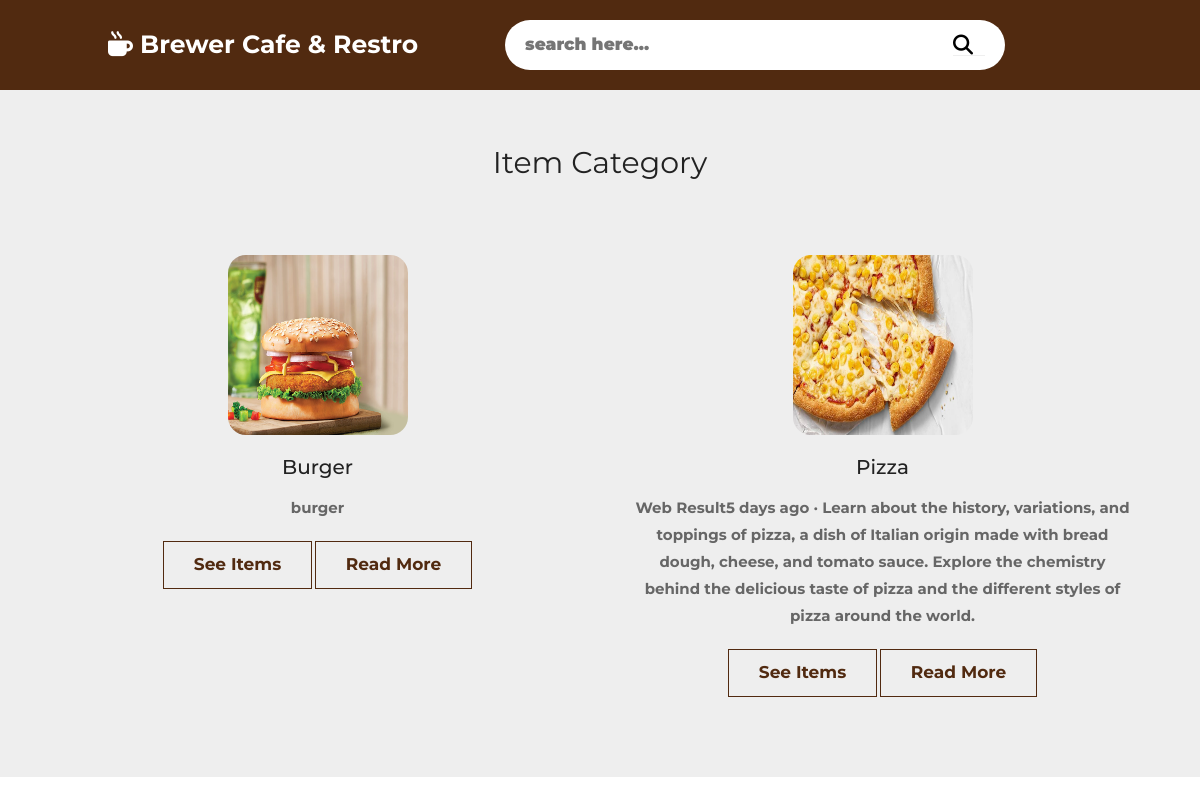
Page /item_category_list/ on the committed database.
### Brewer_Cafe_And_Restro/models.py (models this page shows, shortened)
class ItemCategory(models.Model):
    iditem_category = models.AutoField(primary_key=True)
    item_category_name = models.CharField(max_length=60)
    slug = models.SlugField(max_length=250,null=True,blank=True)
    item_category_description = models.CharField(max_length=1000)
    item_category_image = models.ImageField(upload_to=filepathItemCategory,null=True,blank=True)
    restaurant_idrestaurant = models.ForeignKey(Restaurant, on_delete=models.SET_NULL, null=True, db_column='restaurant_idrestaurant')
    class Meta:
        managed = True
        db_table = 'item_category'

### Brewer_Cafe_And_Restro/views.py (the view)
# urls.py: path('item_category_list/',views.CategoryListView.as_view(),name='item_category_list'),
class CategoryListView(ListView):
    model = ItemCategory
    template_name = 'itemcategory_list.html'
    queryset = ItemCategory.objects.all()
    def get_queryset(self):
        q = self.request.GET.get('q')
        if q:
            object_list = self.model.objects.filter(Q(item_category_name__icontains=q) | Q(item_category_description__icontains=q))
        else:
            object_list = self.model.objects.all()
        return object_list

### templates/itemcategory_list.html (shortened to what this page needs)
<!DOCTYPE html>
<html lang="en">
<head>
    {% load static %}
    <link rel="stylesheet" href="https://cdnjs.cloudflare.com/ajax/libs/font-awesome/6.2.1/css/all.min.css">
    <link rel="stylesheet" href="https://cdnjs.cloudflare.com/ajax/libs/bootstrap/4.6.1/css/bootstrap.min.css">
    <link rel="stylesheet" href="https://unicons.iconscout.com/release/v4.0.0/css/line.css">
    <link rel="stylesheet" href="{% static '/css/item_category.css' %}">
</head>
<body>
<header class="header">
    <a href="#" class="logo"><i class="fas fa-mug-hot"></i> Brewer Cafe & Restro</a>
    <form action="" class="search-form">
        <input type="text" id="search-box" name="q" placeholder="search here..." value="{{request.GET.q}}">
        <button title="search"><i class="fas fa-search" style="background: white;font-size: 2rem;padding-right: 12px;"></i></button>
    </form>
</header>
<section class="menu" id="menu">
    <div class="heading">Item Category</div>
    <div class="container box-container">
        {% for object in object_list %}
        <div class="box">
            <img src="{{object.item_category_image.url}}" alt="">
            <h3>{{object.item_category_name}}</h3>
            <p>{{object.item_category_description}}</p>
            <a href="{% url 'item' object.slug %}" class="link-btn">See Items</a>
            <a href="#" class="link-btn">Read More</a>
        </div>
        {% endfor %}
    </div>
</section>
</body>
</html>

### static/css/item_category.css (style rules this page uses)
* { font-family: "Montserrat", sans-serif; margin: 0; padding: 0; box-sizing: border-box; outline: none; border: none; text-decoration: none !important; transition: all 0.2s linear; }
html { font-size: 62.5%; overflow-x: hidden; scroll-behavior: smooth; scroll-padding-top: 6rem; }
section { padding: 5rem 1rem; }
.link-btn { margin-top: 1rem; padding: 1rem 3rem; display: inline-block; border: 0.1rem solid #512a10; color: #512a10; background: none; cursor: pointer; font-size: 1.7rem; font-weight: bolder; }
.heading { text-align: center; margin-bottom: 4rem; font-size: 3rem; text-transform: capitalize; color: #222; }
.header { position: -webkit-sticky; position: sticky; top: 0; left: 0; right: 0; z-index: 1000; background: #512a10; display: flex; align-items: center; justify-content: space-between; padding: 2rem 9%; }
.header .logo { font-size: 2.5rem; color: #fff; font-weight: bolder; }
.header .logo i { color: #fff; }
.header .search-form { border-radius: 5rem; height: 5rem; width: 50rem; padding: 0 2rem; display: flex; align-items: center; background: #fff; }
.header .search-form input { width: 100%; padding-right: 1rem; font-size: 1.7rem; font-weight: bolder; text-transform: none; color: #666; }
.header .search-form input::placeholder { font-weight: bolder; }
.menu { background: #eee; }
.menu .box-container { display: grid; grid-template-columns: repeat(auto-fit, minmax(30rem, 1fr)); gap: 2rem; }
.menu .box-container .box { text-align: center; padding: 3rem 2rem; border-radius: 0.5rem; }
.menu .box-container .box img { height: 180px; border-radius: 10%; width: 180px; margin-bottom: 2rem; }
.menu .box-container .box h3 { font-size: 2rem; text-transform: capitalize; color: #222; }
.menu .box-container .box p { padding: 1rem 0; font-size: 1.5rem; font-weight: bolder; line-height: 1.8; color: #666; margin-bottom: 0; }

### rows in the picture
ItemCategory: item_category_image (picture), item_category_name "Burger", item_category_description "burger"
ItemCategory: item_category_image (picture), item_category_name "Pizza", item_category_description "Web Result5 days ago · Learn about the history, variations, and toppings of pizza, a dish of Italian origin made with bread dough, cheese, and tomato sauce. Explore the chemistry behind the delicious taste of pizza and the different styles of pizza around the world."
